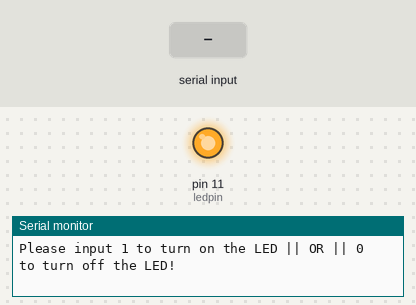
Recording of a sketch running on a simulated Arduino Uno, built with avr-gcc and run on an emulated ATmega328P. Shown: output pins drawn as LEDs (lit = HIGH), the last lines printed to the serial monitor. The test bench sets the inputs (shaded band).

Above: at 1.2 s.
1.3 s: "1" received over Serial
At 4.0 s:
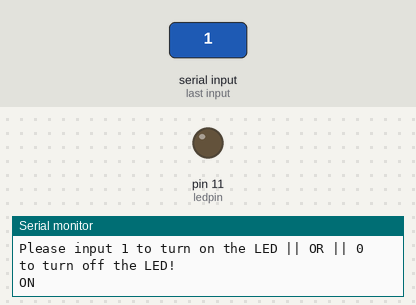
4.3 s: "0" received over Serial
At 6.8 s:
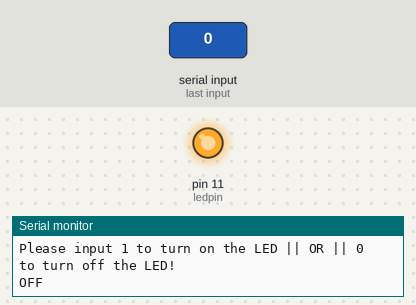
Timing chart, 0 to 8.3 s (numbered marks = the images above; inputs shaded):
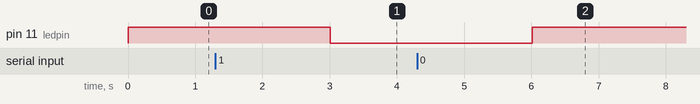

The sketch:

Challenge3.ino
```cpp
int ledpin = 11;

void setup()
{
    Serial.begin(9600);
    pinMode(ledpin, OUTPUT);
    digitalWrite(ledpin, HIGH);
}

void loop()
{
    Serial.println("Please input 1 to turn on the LED || OR || 0 to turn off the LED!");
   if (Serial.available())
    {
        String val = Serial.readString();
        if (val == "0"){
           digitalWrite(ledpin, HIGH);
            Serial.println("OFF");

        }

        else if (val == "1"){
          digitalWrite(ledpin, LOW);
          Serial.println("ON");

        }

    }
    delay(1000);
}
```

Measured:
- after the input at 1.3 s, pin 11 (ledpin): HIGH → LOW after 1.7 s
- after the input at 4.3 s, pin 11 (ledpin): LOW → HIGH after 1.7 s
